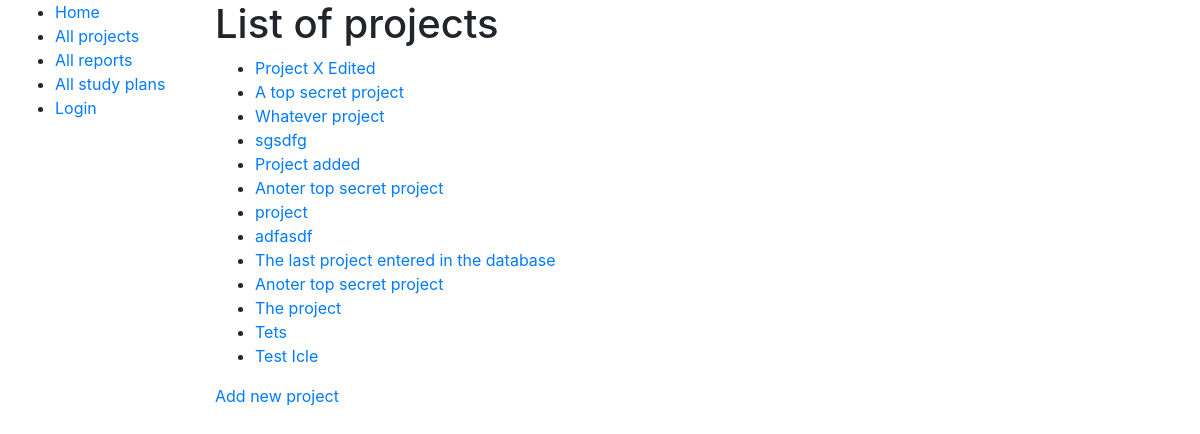
The app's page /fileindex/projects/, older data.
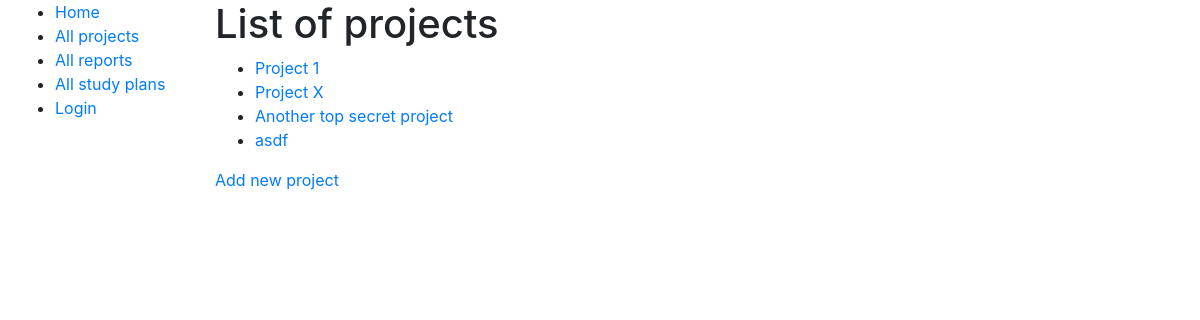
The same page, newer data.
### fileindex/models.py (models this page shows, shortened)
class Project(models.Model):
    name = models.CharField(max_length=128)
    leader = models.ForeignKey(User, on_delete=models.CASCADE)
    prefix = models.CharField(max_length=8)
    def get_absolute_url(self):
        return reverse('project-detail', args=[str(self.id)])

### fileindex/views.py (the view)
# urls.py: path('projects/', views.project_list, name='projects'),
def project_list(request):
    page_title = "Project list"
    project = Project.objects.all()
    context = {'page_title': page_title, 'project_list': project}
    return render(request, 'fileindex/project_list.html', context)

### fileindex/templates/fileindex/project_list.html
{% extends "base_generic.html" %}
{% block content %}
	<h1>List of projects</h1>
	{% if project_list %}
		<ul>
			{% for project in project_list %}
			<li>
			<a href="{{ project.get_absolute_url }}">{{ project.name }}</a>
			</li>
			{% endfor %}
		</ul>
		{% else %}
		<p>There are no projects.</p>
	{% endif %}
	<a href="{% url 'project-addnew' %}">Add new project</a>
{% endblock %}

### templates/base_generic.html (shortened to what this page needs)
<!DOCTYPE html>
<html>
<head>
<link rel="stylesheet" href="https://stackpath.bootstrapcdn.com/bootstrap/4.1.3/css/bootstrap.min.css">
{% load static %}
<link rel="stylesheet" href="{% static 'fileindex/css/styles.css' %}">
</head>
<body>
	<div class="container-fluid">
		<div class="row">
			<div class="col-sm-2">
			{% block sidebar %}
			<ul class="sidebar-nav">
				<li><a href="{% url 'index' %}">Home</a></li>
				<li><a href="{% url 'projects' %}">All projects</a></li>
				<li><a href="{% url 'reports' %}">All reports</a></li>
				<li><a href="{% url 'study-plans' %}">All study plans</a></li>
				{% if user.is_authenticated %}
					<li>User: {{ user.get_username }}</li>
					<li><a href="{% url 'logout' %}?next={{request.path}}">Adios!</a></li>
				{% else %}
					<li><a href="{% url 'login' %}?next={{request.path}}">Login</a></li>
				{% endif %}
			</ul>
			{% endblock %}
			</div>
		<div class="col-sm-10 ">{% block content %}{% endblock %}</div>
		</div>
	</div>
</body>
</html>

Row changes from the older to the newer data that the page shows:
removed Project: name "Project added"
removed Project: name "Anoter top secret project"
removed Project: name "project"
removed Project: name "adfasdf"
removed Project: name "The last project entered in the database"
removed Project: name "Anoter top secret project"
removed Project: name "The project"
removed Project: name "Tets"
removed Project: name "Test Icle"
changed Project: name "Project X Edited" → "Project 1"
changed Project: name "A top secret project" → "Project X"
changed Project: name "Whatever project" → "Another top secret project"
changed Project: name "sgsdfg" → "asdf"
